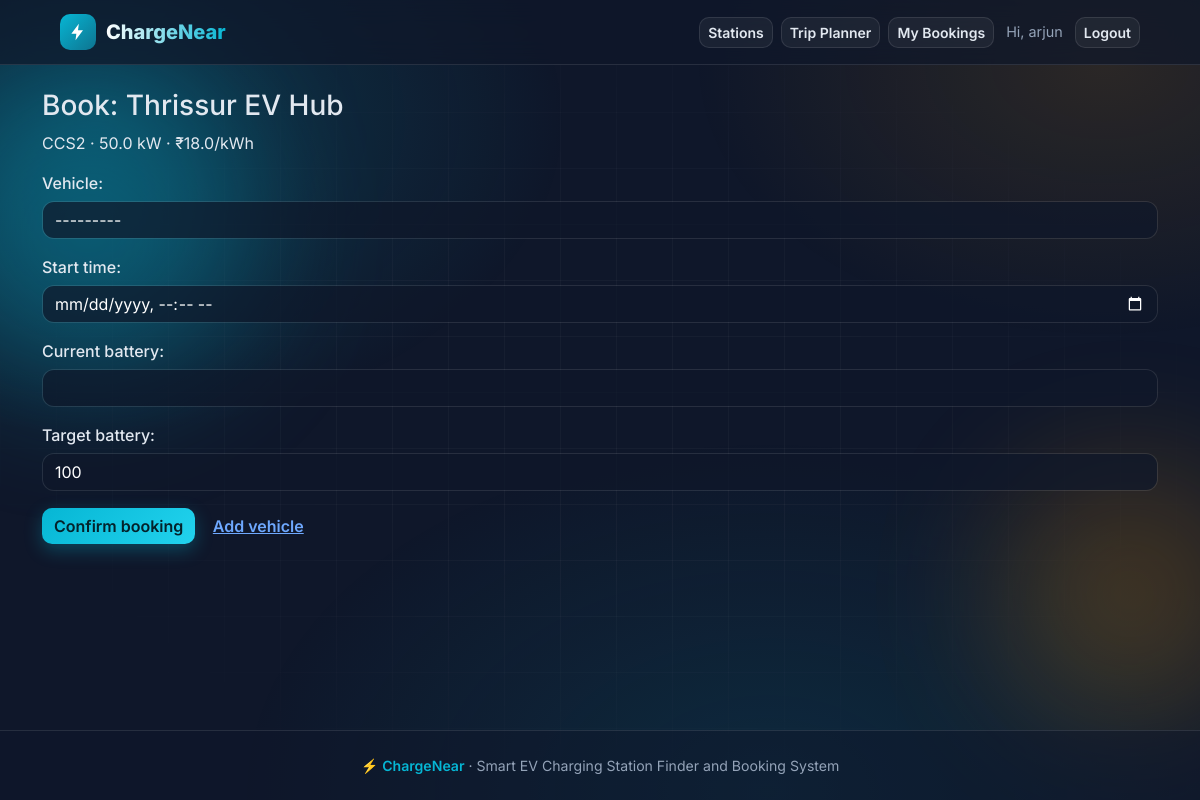
Page /book/1/ (signed in) on the committed database.
### core/models.py (models this page shows, shortened)
class Station(models.Model):
    name = models.CharField(max_length=150)
    address = models.CharField(max_length=255)
    latitude = models.FloatField()
    longitude = models.FloatField()
    charger_type = models.CharField(max_length=30)       # e.g. CCS2, Type2
    power_kw = models.FloatField()                        # charger speed
    price_per_kwh = models.FloatField()
    total_slots = models.PositiveIntegerField(default=2)
    is_open = models.BooleanField(default=True)

### core/views.py (the view, shortened to what this page needs)
# urls.py: path('book/<int:pk>/', views.book_station, name='book'),
@login_required
def book_station(request, pk):
    station = get_object_or_404(Station, pk=pk)
    form = BookingForm(request.POST or None, user=request.user)
    return render(request, 'book.html', {'form': form, 'station': station})

### core/forms.py
class BookingForm(forms.ModelForm):
    class Meta:
        model = Booking
        fields = ['vehicle', 'start_time', 'current_battery', 'target_battery']
        widgets = {
            'start_time': forms.DateTimeInput(
                attrs={'type': 'datetime-local'}, format='%Y-%m-%dT%H:%M')
        }
    def __init__(self, *args, user=None, **kwargs):
        super().__init__(*args, **kwargs)
        self.fields['start_time'].input_formats = ['%Y-%m-%dT%H:%M']
        if user:
            self.fields['vehicle'].queryset = Vehicle.objects.filter(owner=user)
        for f in self.fields.values():
            f.widget.attrs['class'] = 'form-control'

### core/models.py (called while the page is built)
    def __str__(self):
        return f"{self.name} ({self.owner.username})"

### core/templates/book.html
{% extends 'base.html' %}
{% block content %}
<h3>Book: {{ station.name }}</h3>
<p>{{ station.charger_type }} · {{ station.power_kw }} kW · ₹{{ station.price_per_kwh }}/kWh</p>
<form method="post">{% csrf_token %}{{ form.as_p }}
  <button class="btn btn-success">Confirm booking</button>
  <a href="{% url 'add_vehicle' %}" class="btn btn-link">Add vehicle</a>
</form>
{% endblock %}

### core/templates/base.html (shortened to what this page needs)
<!DOCTYPE html>
<html lang="en" data-bs-theme="dark">
<head>
  <link href="https://cdn.jsdelivr.net/npm/bootstrap@5.3.3/dist/css/bootstrap.min.css" rel="stylesheet">
  <link rel="stylesheet" href="https://unpkg.com/leaflet@1.9.4/dist/leaflet.css">
</head>
<body>
<div class="mesh"></div>
<div class="grid-bg"></div>
<div class="orb o1"></div>
<div class="orb o2"></div>
<nav class="site-nav">
  <a class="brand" href="{% url 'home' %}">
    <div class="logo"><svg viewBox="0 0 24 24"><path d="M13 2 4 14h6l-1 8 9-12h-6z"/></svg></div>
    <span>ChargeNear</span>
  </a>
  <div class="nav-actions">
    {% if user.is_authenticated %}
      <a class="btn btn-outline-light btn-sm" href="{% url 'stations' %}">Stations</a>
      <a class="btn btn-outline-light btn-sm" href="{% url 'planner' %}">Trip Planner</a>
      <a class="btn btn-outline-light btn-sm" href="{% url 'my_bookings' %}">My Bookings</a>
      <span class="hello">Hi, {{ user.username }}</span>
      <form method="post" action="{% url 'logout' %}">
        {% csrf_token %}<button class="btn btn-outline-light btn-sm">Logout</button>
      </form>
    {% else %}
      <a class="btn btn-outline-light btn-sm" href="{% url 'admin:login' %}?next={% url 'admin:index' %}">⚙ Admin</a>
      <a class="btn btn-outline-light btn-sm" href="{% url 'login' %}">Login</a>
      <a class="btn btn-primary btn-sm" href="{% url 'register' %}">Register</a>
    {% endif %}
  </div>
</nav>
<main class="container mt-4">
  {% block content %}{% endblock %}
</main>
<footer>
  ⚡ <b>ChargeNear</b> · Smart EV Charging Station Finder and Booking System
</footer>
</body>
</html>

### core/templates/base.html (style rules this page uses)
:root { --bg: #0f172a; --teal: #06b6d4; --amber: #f59e0b; --text: #e2e8f0; --muted: #94a3b8; --glass: rgba(255,255,255,.05); --glass-border: rgba(255,255,255,.10); --bs-body-bg: #0f172a; --bs-body-color: #e2e8f0; --bs-border-color: rgba(255,255,255,.10); }
body { font-family: 'Inter', system-ui, sans-serif; background: var(--bg); color: var(--text); min-height: 100vh; display: flex; flex-direction: column; overflow-x: hidden; -webkit-font-smoothing: antialiased; }
a { color: var(--teal); }
.mesh { position: fixed; inset: -20%; z-index: -3; background: radial-gradient(40% 40% at 20% 25%, rgba(6,182,212,.20), transparent 70%), radial-gradient(35% 35% at 80% 20%, rgba(245,158,11,.12), transparent 70%), radial-gradient(45% 45% at 60% 85%, rgba(6,182,212,.12), transparent 70%); animation: meshMove 22s ease-in-out infinite alternate; }
.grid-bg { position: fixed; inset: 0; z-index: -2; background-image: linear-gradient(rgba(255,255,255,.03) 1px, transparent 1px), linear-gradient(90deg, rgba(255,255,255,.03) 1px, transparent 1px); background-size: 56px 56px; mask-image: radial-gradient(ellipse at center, #000 30%, transparent 75%); -webkit-mask-image: radial-gradient(ellipse at center, #000 30%, transparent 75%); }
.orb { position: fixed; z-index: -1; border-radius: 50%; filter: blur(70px); opacity: .35; pointer-events: none; animation: float 18s ease-in-out infinite; }
.orb.o1 { width: 320px; height: 320px; background: var(--teal); top: 8%; left: -6%; }
.orb.o2 { width: 260px; height: 260px; background: var(--amber); top: 58%; right: -5%; opacity: .22; animation-duration: 24s; animation-delay: -6s; }
.site-nav { position: sticky; top: 0; z-index: 1000; display: flex; align-items: center; justify-content: space-between; gap: 12px; flex-wrap: wrap; padding: 14px 5vw; background: rgba(15,23,42,.7); backdrop-filter: blur(14px); -webkit-backdrop-filter: blur(14px); border-bottom: 1px solid var(--glass-border); }
.brand { display: flex; align-items: center; gap: 10px; font-weight: 800; font-size: 1.25rem; color: #fff; text-decoration: none; }
.brand span { background: linear-gradient(90deg, #fff, var(--teal)); -webkit-background-clip: text; background-clip: text; color: transparent; }
.logo { width: 36px; height: 36px; border-radius: 10px; display: grid; place-items: center; background: linear-gradient(135deg, var(--teal), #0e7490); animation: pulseGlow 2.6s ease-in-out infinite; }
.logo svg { width: 20px; height: 20px; fill: #fff; }
.nav-actions { display: flex; align-items: center; gap: 8px; flex-wrap: wrap; }
.nav-actions form { display: inline; margin: 0; }
.hello { color: var(--muted); font-size: .9rem; margin: 0 4px; }
.btn { border-radius: 10px; font-weight: 600; transition: transform .2s, box-shadow .25s, background .25s, border-color .25s; }
.btn-primary, .btn-success { color: #04222b !important; border: 0; background: linear-gradient(135deg, var(--teal), #22d3ee) !important; box-shadow: 0 6px 18px rgba(6,182,212,.3); }
.btn-outline-light, .btn-outline-secondary, .btn-outline-primary { color: var(--text); background: var(--glass); border: 1px solid var(--glass-border); }
.form-control, .form-select, form p input, form p select, form p textarea { background-color: rgba(15,23,42,.7) !important; color: #fff !important; border: 1px solid var(--glass-border) !important; border-radius: 12px; color-scheme: dark; }
.form-control::placeholder { color: #64748b; }
form p label { display: block; font-weight: 500; margin: 10px 0 6px; }
form p input, form p select, form p textarea { width: 100%; padding: 9px 12px; }
footer { margin-top: 50px; padding: 24px 5vw; text-align: center; color: var(--muted); font-size: .88rem; border-top: 1px solid var(--glass-border); background: rgba(15,23,42,.5); }
footer b { color: var(--teal); font-weight: 600; }
main.container { flex: 1; }

### rows in the picture
Station: name "Thrissur EV Hub", charger_type "CCS2", power_kw "50.0", price_per_kwh "18.0"

### other values in the picture
{{ user.username }} "arjun"
